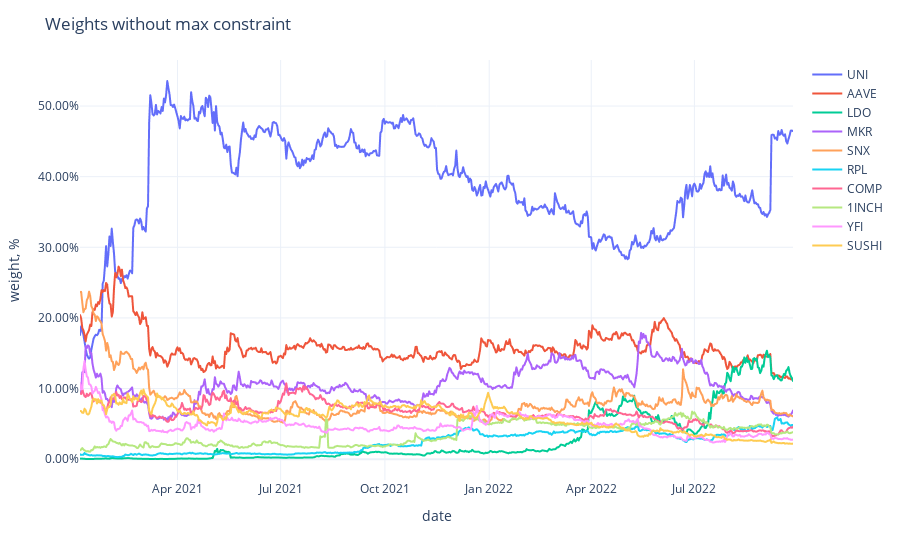

The cell this chart's notebook holds for it:
### Code cell
fig = px.line(weights,
              labels={'value': 'weight, %', 'variable': ''})
fig.update_traces(
    hovertemplate="%{y}"
)
fig.update_yaxes(
    tickformat=".2%",
)
fig.update_xaxes(
    showspikes=True,
    spikethickness=2,
    spikedash="dot",
    spikecolor="#999999",
    spikemode="across",
)
fig.update_layout(
    ## showlegend=False,
    hovermode="x",
    hoverdistance=100,  ## Distance to show hover label of data point
    spikedistance=1000,  ## Distance to show spike
    template='plotly_white',
    title='Weights without max constraint'
)

### Figure 1 — Plotly figure (JSON) as saved in the notebook; plotly's stock layout.template omitted (floating-point values rounded to 4 significant figures; data arrays with more than 128 entries replaced by an {"elided": "..."} marker saying what was removed)
{"data": [{"hovertemplate": "%{y}", "legendgroup": "UNI", "line": {"color": "#636efa", "dash": "solid"}, "marker": {"symbol": "circle"}, "mode": "lines", "name": "UNI", "showlegend": true, "type": "scattergl", "x": {"elided": "630 str values"}, "xaxis": "x", "y": {"elided": "630 float values"}, "yaxis": "y"}, {"hovertemplate": "%{y}", "legendgroup": "AAVE", "line": {"color": "#EF553B", "dash": "solid"}, "marker": {"symbol": "circle"}, "mode": "lines", "name": "AAVE", "showlegend": true, "type": "scattergl", "x": {"elided": "630 str values"}, "xaxis": "x", "y": {"elided": "630 float values"}, "yaxis": "y"}, {"hovertemplate": "%{y}", "legendgroup": "LDO", "line": {"color": "#00cc96", "dash": "solid"}, "marker": {"symbol": "circle"}, "mode": "lines", "name": "LDO", "showlegend": true, "type": "scattergl", "x": {"elided": "630 str values"}, "xaxis": "x", "y": {"elided": "630 float values"}, "yaxis": "y"}, {"hovertemplate": "%{y}", "legendgroup": "MKR", "line": {"color": "#ab63fa", "dash": "solid"}, "marker": {"symbol": "circle"}, "mode": "lines", "name": "MKR", "showlegend": true, "type": "scattergl", "x": {"elided": "630 str values"}, "xaxis": "x", "y": {"elided": "630 float values"}, "yaxis": "y"}, {"hovertemplate": "%{y}", "legendgroup": "SNX", "line": {"color": "#FFA15A", "dash": "solid"}, "marker": {"symbol": "circle"}, "mode": "lines", "name": "SNX", "showlegend": true, "type": "scattergl", "x": {"elided": "630 str values"}, "xaxis": "x", "y": {"elided": "630 float values"}, "yaxis": "y"}, {"hovertemplate": "%{y}", "legendgroup": "RPL", "line": {"color": "#19d3f3", "dash": "solid"}, "marker": {"symbol": "circle"}, "mode": "lines", "name": "RPL", "showlegend": true, "type": "scattergl", "x": {"elided": "630 str values"}, "xaxis": "x", "y": {"elided": "630 float values"}, "yaxis": "y"}, {"hovertemplate": "%{y}", "legendgroup": "COMP", "line": {"color": "#FF6692", "dash": "solid"}, "marker": {"symbol": "circle"}, "mode": "lines", "name": "COMP", "showlegend": true, "type": "scattergl", "x": {"elided": "630 str values"}, "xaxis": "x", "y": {"elided": "630 float values"}, "yaxis": "y"}, {"hovertemplate": "%{y}", "legendgroup": "1INCH", "line": {"color": "#B6E880", "dash": "solid"}, "marker": {"symbol": "circle"}, "mode": "lines", "name": "1INCH", "showlegend": true, "type": "scattergl", "x": {"elided": "630 str values"}, "xaxis": "x", "y": {"elided": "630 float values"}, "yaxis": "y"}, {"hovertemplate": "%{y}", "legendgroup": "YFI", "line": {"color": "#FF97FF", "dash": "solid"}, "marker": {"symbol": "circle"}, "mode": "lines", "name": "YFI", "showlegend": true, "type": "scattergl", "x": {"elided": "630 str values"}, "xaxis": "x", "y": {"elided": "630 float values"}, "yaxis": "y"}, {"hovertemplate": "%{y}", "legendgroup": "SUSHI", "line": {"color": "#FECB52", "dash": "solid"}, "marker": {"symbol": "circle"}, "mode": "lines", "name": "SUSHI", "showlegend": true, "type": "scattergl", "x": {"elided": "630 str values"}, "xaxis": "x", "y": {"elided": "630 float values"}, "yaxis": "y"}], "layout": {"hoverdistance": 100, "hovermode": "x", "legend": {"title": {"text": ""}, "tracegroupgap": 0}, "margin": {"t": 60}, "spikedistance": 1000, "title": {"text": "Weights without max constraint"}, "xaxis": {"anchor": "y", "domain": [0, 1], "showspikes": true, "spikecolor": "#999999", "spikedash": "dot", "spikemode": "across", "spikethickness": 2, "title": {"text": "date"}}, "yaxis": {"anchor": "x", "domain": [0, 1], "tickformat": ".2%", "title": {"text": "weight, %"}}}}
